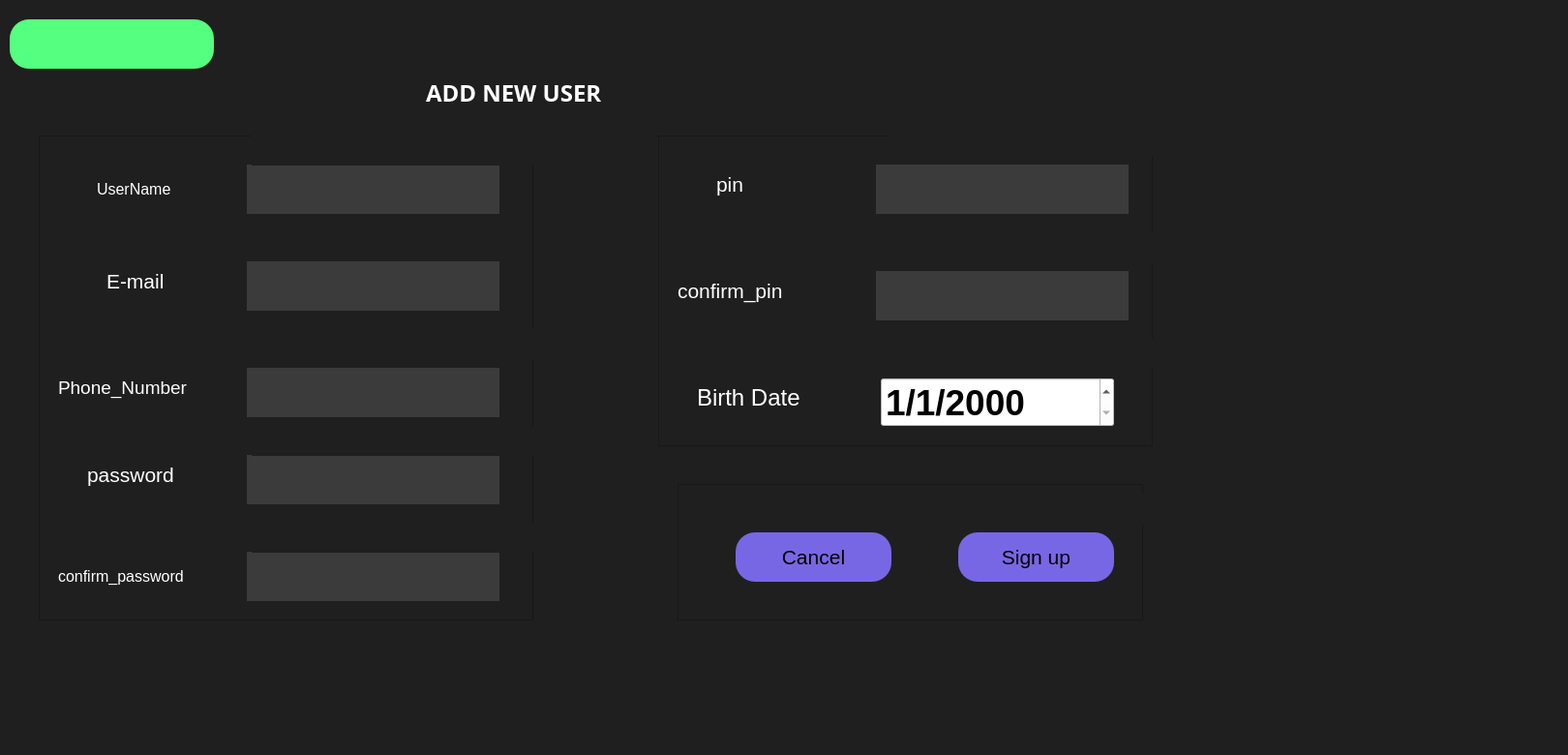
<?xml version="1.0" encoding="UTF-8"?>
<ui version="4.0">
 <class>AddUser</class>
 <widget class="QMainWindow" name="AddUser">
  <property name="geometry">
   <rect>
    <x>0</x>
    <y>0</y>
    <width>1620</width>
    <height>780</height>
   </rect>
  </property>
  <property name="windowTitle">
   <string>MainWindow</string>
  </property>
  <property name="styleSheet">
   <string notr="true">background-color: rgb(31, 31, 31);</string>
  </property>
  <widget class="QWidget" name="centralwidget">
   <widget class="QLabel" name="label_11">
    <property name="geometry">
     <rect>
      <x>10</x>
      <y>20</y>
      <width>211</width>
      <height>51</height>
     </rect>
    </property>
    <property name="styleSheet">
     <string notr="true">border-radius:20px;
background-color: rgb(85, 255, 127);
background-image: url(:/IMG/Screenshot 2024-04-21 144020.png);
</string>
    </property>
    <property name="text">
     <string/>
    </property>
    <property name="pixmap">
     <pixmap resource="images.qrc">:/IMG/Screenshot 2024-04-21 144020.png</pixmap>
    </property>
    <property name="scaledContents">
     <bool>true</bool>
    </property>
   </widget>
   <widget class="QFrame" name="frame">
    <property name="geometry">
     <rect>
      <x>40</x>
      <y>140</y>
      <width>511</width>
      <height>501</height>
     </rect>
    </property>
    <property name="autoFillBackground">
     <bool>false</bool>
    </property>
    <property name="styleSheet">
     <string notr="true"/>
    </property>
    <property name="frameShape">
     <enum>QFrame::StyledPanel</enum>
    </property>
    <property name="frameShadow">
     <enum>QFrame::Raised</enum>
    </property>
    <widget class="QLineEdit" name="lineEdit_UserName">
     <property name="geometry">
      <rect>
       <x>210</x>
       <y>30</y>
       <width>271</width>
       <height>51</height>
      </rect>
     </property>
     <property name="font">
      <font>
       <family>Arial</family>
       <pointsize>18</pointsize>
       <bold>true</bold>
      </font>
     </property>
     <property name="styleSheet">
      <string notr="true">QLineEdit{
	border-color: rgb(255, 85, 255);
	background-color: rgb(59, 59, 59);
	border-radius:50px;
	margin:100px 5px ;
	color: rgb(255, 255, 255);
}</string>
     </property>
    </widget>
    <widget class="QLineEdit" name="lineEdit_Email">
     <property name="geometry">
      <rect>
       <x>210</x>
       <y>130</y>
       <width>271</width>
       <height>51</height>
      </rect>
     </property>
     <property name="font">
      <font>
       <family>Arial</family>
       <pointsize>13</pointsize>
       <bold>true</bold>
      </font>
     </property>
     <property name="styleSheet">
      <string notr="true">QLineEdit{
	border-color: rgb(255, 85, 255);
	background-color: rgb(59, 59, 59);
	border-radius:50px;
	margin:100px 5px ;
	color: rgb(255, 255, 255);
}</string>
     </property>
    </widget>
    <widget class="QLineEdit" name="lineEdit_Phone">
     <property name="geometry">
      <rect>
       <x>210</x>
       <y>240</y>
       <width>271</width>
       <height>51</height>
      </rect>
     </property>
     <property name="font">
      <font>
       <family>Arial</family>
       <pointsize>18</pointsize>
       <bold>true</bold>
      </font>
     </property>
     <property name="styleSheet">
      <string notr="true">QLineEdit{
	border-color: rgb(255, 85, 255);
	background-color: rgb(59, 59, 59);
	border-radius:50px;
	margin:100px 5px ;
	color: rgb(255, 255, 255);
}</string>
     </property>
    </widget>
    <widget class="QLineEdit" name="lineEdit_Password">
     <property name="geometry">
      <rect>
       <x>210</x>
       <y>330</y>
       <width>271</width>
       <height>51</height>
      </rect>
     </property>
     <property name="font">
      <font>
       <family>Arial</family>
       <pointsize>18</pointsize>
       <bold>true</bold>
      </font>
     </property>
     <property name="styleSheet">
      <string notr="true">QLineEdit{
	border-color: rgb(255, 85, 255);
	background-color: rgb(59, 59, 59);
	border-radius:50px;
	margin:100px 5px ;
	color: rgb(255, 255, 255);
}</string>
     </property>
     <property name="echoMode">
      <enum>QLineEdit::Password</enum>
     </property>
     <property name="cursorMoveStyle">
      <enum>Qt::VisualMoveStyle</enum>
     </property>
    </widget>
    <widget class="QLineEdit" name="lineEdit_confirmPass">
     <property name="geometry">
      <rect>
       <x>210</x>
       <y>430</y>
       <width>271</width>
       <height>51</height>
      </rect>
     </property>
     <property name="font">
      <font>
       <family>Arial</family>
       <pointsize>18</pointsize>
       <bold>true</bold>
      </font>
     </property>
     <property name="styleSheet">
      <string notr="true">QLineEdit{
	border-color: rgb(255, 85, 255);
	background-color: rgb(59, 59, 59);
	border-radius:50px;
	margin:100px 5px ;
	color: rgb(255, 255, 255);
}</string>
     </property>
     <property name="echoMode">
      <enum>QLineEdit::Password</enum>
     </property>
    </widget>
    <widget class="QLabel" name="label">
     <property name="geometry">
      <rect>
       <x>60</x>
       <y>30</y>
       <width>111</width>
       <height>51</height>
      </rect>
     </property>
     <property name="font">
      <font>
       <family>Arial</family>
       <pointsize>12</pointsize>
      </font>
     </property>
     <property name="styleSheet">
      <string notr="true">color: rgb(255, 255, 255);</string>
     </property>
     <property name="text">
      <string>UserName</string>
     </property>
    </widget>
    <widget class="QLabel" name="label_2">
     <property name="geometry">
      <rect>
       <x>70</x>
       <y>130</y>
       <width>111</width>
       <height>41</height>
      </rect>
     </property>
     <property name="font">
      <font>
       <pointsize>16</pointsize>
      </font>
     </property>
     <property name="styleSheet">
      <string notr="true">color: rgb(255, 255, 255);</string>
     </property>
     <property name="text">
      <string>E-mail</string>
     </property>
    </widget>
    <widget class="QLabel" name="label_3">
     <property name="geometry">
      <rect>
       <x>20</x>
       <y>240</y>
       <width>171</width>
       <height>41</height>
      </rect>
     </property>
     <property name="font">
      <font>
       <pointsize>14</pointsize>
      </font>
     </property>
     <property name="styleSheet">
      <string notr="true">color: rgb(255, 255, 255);</string>
     </property>
     <property name="text">
      <string>Phone_Number</string>
     </property>
    </widget>
    <widget class="QLabel" name="label_4">
     <property name="geometry">
      <rect>
       <x>50</x>
       <y>330</y>
       <width>131</width>
       <height>41</height>
      </rect>
     </property>
     <property name="font">
      <font>
       <pointsize>16</pointsize>
      </font>
     </property>
     <property name="styleSheet">
      <string notr="true">color: rgb(255, 255, 255);</string>
     </property>
     <property name="text">
      <string>password</string>
     </property>
    </widget>
    <widget class="QLabel" name="label_5">
     <property name="geometry">
      <rect>
       <x>20</x>
       <y>430</y>
       <width>161</width>
       <height>51</height>
      </rect>
     </property>
     <property name="font">
      <font>
       <pointsize>12</pointsize>
      </font>
     </property>
     <property name="styleSheet">
      <string notr="true">color: rgb(255, 255, 255);</string>
     </property>
     <property name="text">
      <string>confirm_password</string>
     </property>
    </widget>
    <widget class="QLabel" name="label_UserNameError">
     <property name="geometry">
      <rect>
       <x>220</x>
       <y>0</y>
       <width>301</width>
       <height>31</height>
      </rect>
     </property>
     <property name="styleSheet">
      <string notr="true">color: rgb(255, 0, 0);</string>
     </property>
     <property name="text">
      <string/>
     </property>
    </widget>
    <widget class="QLabel" name="label_PhoneNumberError">
     <property name="geometry">
      <rect>
       <x>220</x>
       <y>200</y>
       <width>301</width>
       <height>31</height>
      </rect>
     </property>
     <property name="styleSheet">
      <string notr="true">color: rgb(255, 0, 0);</string>
     </property>
     <property name="text">
      <string/>
     </property>
    </widget>
    <widget class="QLabel" name="label_ConfirmPasswordError">
     <property name="geometry">
      <rect>
       <x>220</x>
       <y>400</y>
       <width>301</width>
       <height>31</height>
      </rect>
     </property>
     <property name="styleSheet">
      <string notr="true">color: rgb(255, 0, 0);</string>
     </property>
     <property name="text">
      <string/>
     </property>
    </widget>
    <widget class="QLabel" name="label_PasswordError">
     <property name="geometry">
      <rect>
       <x>220</x>
       <y>300</y>
       <width>301</width>
       <height>31</height>
      </rect>
     </property>
     <property name="styleSheet">
      <string notr="true">color: rgb(255, 0, 0);</string>
     </property>
     <property name="text">
      <string/>
     </property>
    </widget>
   </widget>
   <widget class="QFrame" name="frame_2">
    <property name="geometry">
     <rect>
      <x>680</x>
      <y>140</y>
      <width>511</width>
      <height>321</height>
     </rect>
    </property>
    <property name="frameShape">
     <enum>QFrame::StyledPanel</enum>
    </property>
    <property name="frameShadow">
     <enum>QFrame::Raised</enum>
    </property>
    <widget class="QLineEdit" name="lineEdit_Pin">
     <property name="geometry">
      <rect>
       <x>220</x>
       <y>30</y>
       <width>271</width>
       <height>51</height>
      </rect>
     </property>
     <property name="font">
      <font>
       <family>Arial</family>
       <pointsize>18</pointsize>
       <bold>true</bold>
      </font>
     </property>
     <property name="styleSheet">
      <string notr="true">QLineEdit{
	border-color: rgb(255, 85, 255);
	background-color: rgb(59, 59, 59);
	border-radius:50px;
	margin:100px 5px ;
	color: rgb(255, 255, 255);
}</string>
     </property>
    </widget>
    <widget class="QLineEdit" name="lineEdit_ConfirmPin">
     <property name="geometry">
      <rect>
       <x>220</x>
       <y>140</y>
       <width>271</width>
       <height>51</height>
      </rect>
     </property>
     <property name="font">
      <font>
       <family>Arial</family>
       <pointsize>18</pointsize>
       <bold>true</bold>
      </font>
     </property>
     <property name="styleSheet">
      <string notr="true">QLineEdit{
	border-color: rgb(255, 85, 255);
	background-color: rgb(59, 59, 59);
	border-radius:50px;
	margin:100px 5px ;
	color: rgb(255, 255, 255);
}</string>
     </property>
    </widget>
    <widget class="QLabel" name="label_6">
     <property name="geometry">
      <rect>
       <x>60</x>
       <y>30</y>
       <width>71</width>
       <height>41</height>
      </rect>
     </property>
     <property name="font">
      <font>
       <pointsize>16</pointsize>
      </font>
     </property>
     <property name="styleSheet">
      <string notr="true">color: rgb(255, 255, 255);</string>
     </property>
     <property name="text">
      <string>pin</string>
     </property>
    </widget>
    <widget class="QLabel" name="label_7">
     <property name="geometry">
      <rect>
       <x>20</x>
       <y>140</y>
       <width>181</width>
       <height>41</height>
      </rect>
     </property>
     <property name="font">
      <font>
       <pointsize>16</pointsize>
      </font>
     </property>
     <property name="styleSheet">
      <string notr="true">color: rgb(255, 255, 255);</string>
     </property>
     <property name="text">
      <string>confirm_pin</string>
     </property>
    </widget>
    <widget class="QLabel" name="label_8">
     <property name="geometry">
      <rect>
       <x>40</x>
       <y>250</y>
       <width>161</width>
       <height>41</height>
      </rect>
     </property>
     <property name="font">
      <font>
       <pointsize>18</pointsize>
      </font>
     </property>
     <property name="styleSheet">
      <string notr="true">color: rgb(255, 255, 255);</string>
     </property>
     <property name="text">
      <string>Birth Date</string>
     </property>
    </widget>
    <widget class="QLabel" name="label_ConfirmPinError">
     <property name="geometry">
      <rect>
       <x>230</x>
       <y>100</y>
       <width>301</width>
       <height>31</height>
      </rect>
     </property>
     <property name="styleSheet">
      <string notr="true">color: rgb(255, 0, 0);</string>
     </property>
     <property name="text">
      <string/>
     </property>
    </widget>
    <widget class="QLabel" name="label_DateError">
     <property name="geometry">
      <rect>
       <x>230</x>
       <y>210</y>
       <width>301</width>
       <height>31</height>
      </rect>
     </property>
     <property name="styleSheet">
      <string notr="true">color: rgb(255, 0, 0);</string>
     </property>
     <property name="text">
      <string/>
     </property>
    </widget>
    <widget class="QDateEdit" name="dateEdit">
     <property name="geometry">
      <rect>
       <x>230</x>
       <y>250</y>
       <width>241</width>
       <height>51</height>
      </rect>
     </property>
     <property name="font">
      <font>
       <pointsize>28</pointsize>
       <bold>true</bold>
      </font>
     </property>
     <property name="styleSheet">
      <string notr="true">background-color: rgb(255, 255, 255);
</string>
     </property>
     <property name="maximumDateTime">
      <datetime>
       <hour>23</hour>
       <minute>59</minute>
       <second>59</second>
       <year>2010</year>
       <month>12</month>
       <day>31</day>
      </datetime>
     </property>
     <property name="minimumDateTime">
      <datetime>
       <hour>0</hour>
       <minute>0</minute>
       <second>0</second>
       <year>1899</year>
       <month>12</month>
       <day>30</day>
      </datetime>
     </property>
     <property name="displayFormat">
      <string>d/M/yyyy</string>
     </property>
    </widget>
   </widget>
   <widget class="QFrame" name="frame_3">
    <property name="geometry">
     <rect>
      <x>700</x>
      <y>500</y>
      <width>481</width>
      <height>141</height>
     </rect>
    </property>
    <property name="frameShape">
     <enum>QFrame::StyledPanel</enum>
    </property>
    <property name="frameShadow">
     <enum>QFrame::Raised</enum>
    </property>
    <widget class="QPushButton" name="pushButton_SignUP">
     <property name="geometry">
      <rect>
       <x>290</x>
       <y>50</y>
       <width>161</width>
       <height>51</height>
      </rect>
     </property>
     <property name="font">
      <font>
       <pointsize>16</pointsize>
      </font>
     </property>
     <property name="styleSheet">
      <string notr="true">QPushButton:hover{
	background-color: rgb(255, 0, 255);
}
QPushButton{
background-color: rgb(119, 103, 228);
border-radius:20px;
}</string>
     </property>
     <property name="text">
      <string>Sign up</string>
     </property>
    </widget>
    <widget class="QLabel" name="label_EmptyDataError">
     <property name="geometry">
      <rect>
       <x>210</x>
       <y>10</y>
       <width>301</width>
       <height>31</height>
      </rect>
     </property>
     <property name="styleSheet">
      <string notr="true">color: rgb(255, 0, 0);</string>
     </property>
     <property name="text">
      <string/>
     </property>
    </widget>
    <widget class="QPushButton" name="pushButton_SignUP_2">
     <property name="geometry">
      <rect>
       <x>60</x>
       <y>50</y>
       <width>161</width>
       <height>51</height>
      </rect>
     </property>
     <property name="font">
      <font>
       <pointsize>16</pointsize>
      </font>
     </property>
     <property name="styleSheet">
      <string notr="true">QPushButton:hover{
	background-color: rgb(255, 0, 255);
}
QPushButton{
background-color: rgb(119, 103, 228);
border-radius:20px;
}</string>
     </property>
     <property name="text">
      <string>Cancel</string>
     </property>
    </widget>
   </widget>
   <widget class="QLabel" name="label_9">
    <property name="geometry">
     <rect>
      <x>440</x>
      <y>70</y>
      <width>281</width>
      <height>51</height>
     </rect>
    </property>
    <property name="font">
     <font>
      <family>Arial Black</family>
      <pointsize>18</pointsize>
      <bold>true</bold>
     </font>
    </property>
    <property name="styleSheet">
     <string notr="true">color: rgb(255, 255, 255);</string>
    </property>
    <property name="text">
     <string>ADD NEW USER</string>
    </property>
   </widget>
   <widget class="QLabel" name="label_PinError">
    <property name="geometry">
     <rect>
      <x>920</x>
      <y>130</y>
      <width>301</width>
      <height>31</height>
     </rect>
    </property>
    <property name="styleSheet">
     <string notr="true">color: rgb(255, 0, 0);</string>
    </property>
    <property name="text">
     <string/>
    </property>
   </widget>
  </widget>
  <widget class="QMenuBar" name="menubar">
   <property name="geometry">
    <rect>
     <x>0</x>
     <y>0</y>
     <width>1620</width>
     <height>26</height>
    </rect>
   </property>
  </widget>
  <widget class="QStatusBar" name="statusbar"/>
 </widget>
 <resources>
  <include location="images.qrc"/>
 </resources>
 <connections/>
</ui>
